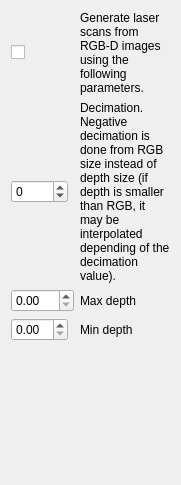
       <widget class="QWidget" name="page_2">
        <property name="geometry">
         <rect>
          <x>0</x>
          <y>0</y>
          <width>181</width>
          <height>485</height>
         </rect>
        </property>
        <attribute name="label">
         <string>Refine</string>
        </attribute>
        <layout class="QGridLayout" name="gridLayout_3" columnstretch="0,0,1">
         <item row="1" column="0">
          <widget class="QSpinBox" name="spinBox_icp_decimation">
           <property name="minimum">
            <number>-32</number>
           </property>
           <property name="maximum">
            <number>32</number>
           </property>
          </widget>
         </item>
         <item row="1" column="2">
          <widget class="QLabel" name="label_9">
           <property name="text">
            <string>Decimation. Negative decimation is done from RGB size instead of depth size (if depth is smaller than RGB, it may be interpolated depending of the decimation value).</string>
           </property>
           <property name="wordWrap">
            <bool>true</bool>
           </property>
          </widget>
         </item>
         <item row="2" column="0" colspan="2">
          <widget class="QDoubleSpinBox" name="doubleSpinBox_icp_maxDepth"/>
         </item>
         <item row="2" column="2">
          <widget class="QLabel" name="label_11">
           <property name="text">
            <string>Max depth</string>
           </property>
           <property name="wordWrap">
            <bool>true</bool>
           </property>
          </widget>
         </item>
         <item row="0" column="0">
          <widget class="QCheckBox" name="checkBox_icp_from_depth">
           <property name="text">
            <string/>
           </property>
          </widget>
         </item>
         <item row="0" column="2">
          <widget class="QLabel" name="label_7">
           <property name="text">
            <string>Generate laser scans from RGB-D images using the following parameters.</string>
           </property>
           <property name="wordWrap">
            <bool>true</bool>
           </property>
          </widget>
         </item>
         <item row="4" column="0">
          <spacer name="verticalSpacer">
           <property name="orientation">
            <enum>Qt::Vertical</enum>
           </property>
           <property name="sizeHint" stdset="0">
            <size>
             <width>20</width>
             <height>0</height>
            </size>
           </property>
          </spacer>
         </item>
         <item row="3" column="2">
          <widget class="QLabel" name="label_19">
           <property name="text">
            <string>Min depth</string>
           </property>
           <property name="wordWrap">
            <bool>true</bool>
           </property>
          </widget>
         </item>
         <item row="3" column="0">
          <widget class="QDoubleSpinBox" name="doubleSpinBox_icp_minDepth"/>
         </item>
        </layout>
       </widget>
